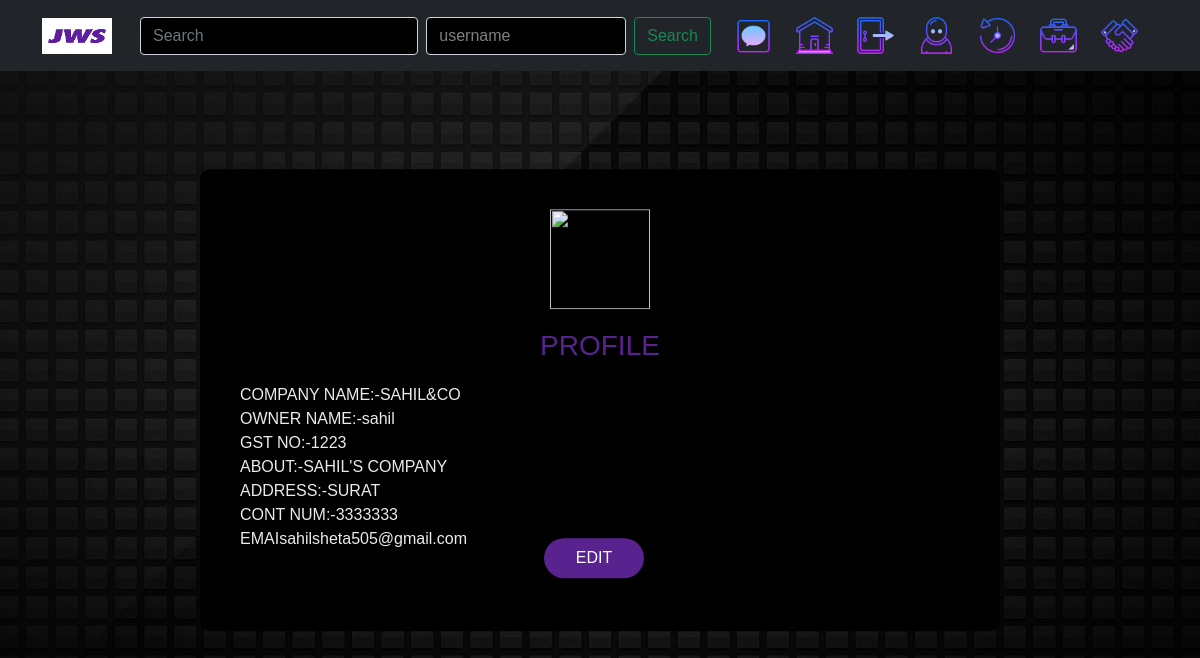
The app's page /profilepage (signed in) with its own data.
### loginmodule/models.py (models this page shows, shortened)
class Profile(models.Model):
    regis=models.ForeignKey(regis,  on_delete=models.CASCADE,primary_key=True)
    companyname = models.CharField(max_length=20, default='noffne')
    ownername = models.CharField(max_length=20,default='noffne')
    bio = models.TextField(max_length=80,default='noffne')
    address = models.TextField(max_length=80,default='noffce')

class regis(models.Model):
    fname = models.CharField(max_length=20)
    lname = models.CharField(max_length=20)
    pswd = models.CharField(max_length=20)
    email = models.EmailField(max_length=50)
    gst = models.CharField(max_length=20)
    contact = models.IntegerField(max_length=10)
    uname = models.CharField(max_length=20)

### loginmodule/views.py (the view)
# urls.py: path("profilepage",views.profilepage,name='profilepage'),
def profilepage(request):
    if request.session.get('uname') == None:
        messages.error(request,'You are not authorize')
        return redirect('/login')
    else:
        uname = (request.session.get('uname'))
        user=  regis.objects.get(uname=uname)
        userid=user.pk
        print(uname)
        print('------------------------------------------------')
        print(userid)
        print('------------------------------------------------')
        try:
            profile=Profile.objects.get(regis_id=userid)
        except:
            profile = None
            print('---------------------------------------')
            print(profile)
            print('---------------------------------------')
        if profile == None:
            text = "you are new user here so to create your profile info click on edit"
            context ={'editt':text }
            return render(request, 'profile.html',context)
        else:
         print('-------------------------------------------------')
         print(profile.bio)
         print(user.gst)
         print(profile.companyname)
         print('-------------------------------------------------')
         return render(request,'profile.html',{"cname":profile.companyname,"oname":profile.ownername,"gst":user.gst,"bio":profile.bio,"add":profile.address,"contact":user.contact,"email":user.email})

### loginmodule/templates/profile.html (shortened to what this page needs)
{% extends 'base.html' %}
{% load static %}
{% block css%}<link rel="stylesheet" href="{% static 'profile.css' %}">{%endblock%}
{% block body%}
    <br>
        <div class="loginBox"> <img class="user" src="https://i.ibb.co/yVGxFPR/2.png" height="100px" width="100px">
            <h3>PROFILE</h3>
            <div class="content">
                 <p style="color:rgb(235, 235, 235)">
                 COMPANY NAME:-{{cname}}<br>
                 OWNER NAME:-{{oname}}<br>
                 GST NO:-{{gst}}<br>
                 ABOUT:-{{bio}}<br>
                 ADDRESS:-{{add}}<br>
                 CONT NUM:-{{contact}}<br>
                 EMAI{{email}}<br>
                 {{editt}}<br>
                </p>
                <div class="button">
                    <a href="{% url 'profileedit1' %}">
                <input type="submit" name="" value="EDIT">
                    </a>
                </div>
{%endblock%}

### loginmodule/static/home.css (style rules this page uses)
body { background: url('image/HOME-1.jpg') no-repeat; }

### loginmodule/static/profile.css (style rules this page uses)
body { margin: 0; padding: 0; background: url('image/HOME-1.jpg') no-repeat; height: 100vh; font-family: sans-serif; background-size: cover; background-repeat: no-repeat; background-position: center; overflow: hidden }
.loginBox { position: absolute; top: 50%; left: 50%; transform: translate(-50%, -50%); width: 800px; min-height: 200px; background: #000000; border-radius: 10px; padding: 40px; box-sizing: border-box }
.user { margin: 0 auto; display: block; margin-bottom: 20px }
h3 { margin: 0; padding: 0 0 20px; color: #59238F; text-align: center }
.loginBox input { width: 50%; margin-bottom: 20px }
.loginBox input[type="submit"] { position: absolute; top: 80%; left: 43%; border: none; outline: none; height: 40px; width: 100px; font-size: 16px; background:#59238F; color: #fff; border-radius: 20px; cursor: pointer }
.loginBox a { color: #262626; font-size: 14px; font-weight: bold; text-decoration: none; text-align: center; display: block }
p { color: #0000ff }

### records on screen
Profile: companyname "SAHIL&CO", ownername "sahil", bio "SAHIL'S COMPANY", address "SURAT"
regis: gst "1223", email "sahilsheta505@gmail.com"

### other values on screen
{{ contact }} "3333333"
